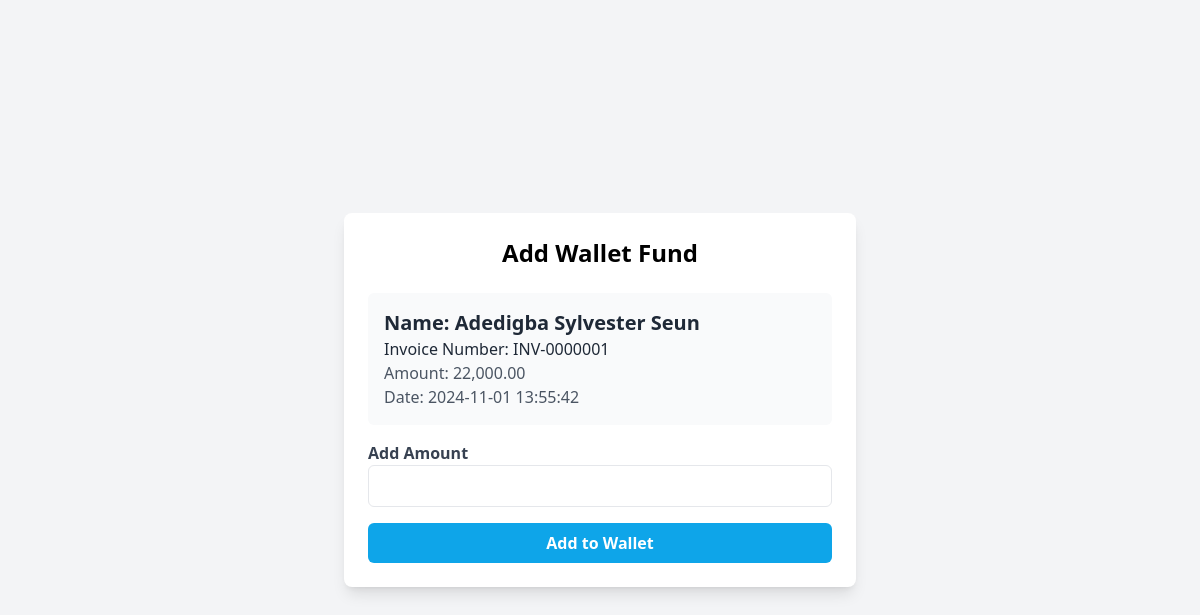
Page /portal/accounts/a_wallet.php?invoice_number=INV-0000001 (signed in) on the earlier database version.
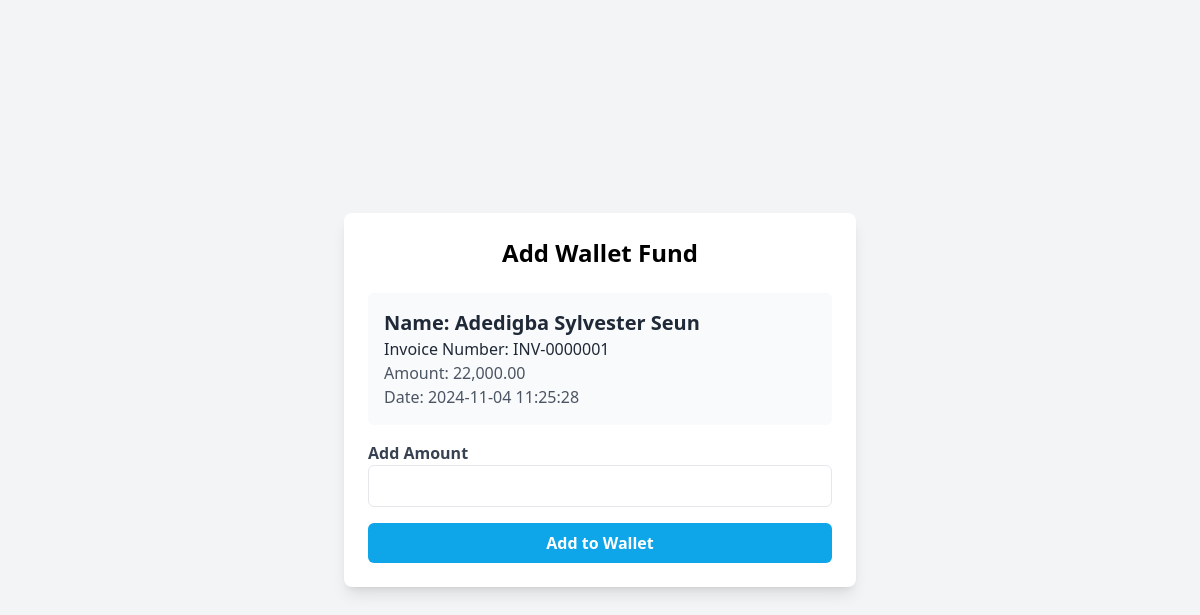
Same page on the later database version.
### tables this page shows
CREATE TABLE `applicants` (
  `applicant_id` int(11) NOT NULL,
  `reg_num` varchar(50) NOT NULL,
  `pwd` varchar(255) NOT NULL,
  `p_decr` varchar(255) NOT NULL,
  `w_amt` varchar(20) NOT NULL,
  `surname` varchar(50) DEFAULT NULL,
  `first_name` varchar(50) DEFAULT NULL,
  `middle_name` varchar(50) DEFAULT NULL,
  `email` varchar(100) DEFAULT NULL,
  `phone_number` varchar(15) DEFAULT NULL,
  `nationality` varchar(50) DEFAULT NULL,
  `sch_session` varchar(10) DEFAULT NULL,
  `invoice_number` varchar(50) NOT NULL,
  `course_id` int(10) NOT NULL,
  `p_status` varchar(20) NOT NULL,
  `a_date` timestamp NOT NULL DEFAULT current_timestamp() ON UPDATE current_timestamp(),
  `dob` varchar(20) NOT NULL,
  `sex` varchar(6) NOT NULL,
  `marital_status` varchar(10) NOT NULL,
  `hometown` varchar(100) NOT NULL,
  `a_address` text NOT NULL,
  `state_of_origin` varchar(100) NOT NULL,
  `contact_address` text NOT NULL
);

### portal/accounts/a_wallet.php (the view, shortened to what this page needs)
<?php
include('../conx.php');
$inv = $_GET['invoice_number'];
$sql = "SELECT * FROM applicants WHERE invoice_number = '$inv'";
$result = $conn->query($sql);
if ($result->num_rows > 0) {
    $data = $result->fetch_assoc();
    $course_id = $data['course_id'];
}
$sql2 = "SELECT * FROM courses where id = '$course_id'";
$result2 = $conn->query($sql2);
if ($result2->num_rows > 0) {
    $row = $result2->fetch_assoc();
    $f_amount = $row['f_amount'];
    $t_fee = $row['t_fee'];
    $total = $f_amount + $t_fee;
}
?>
<!DOCTYPE html>
<html lang="en">
<head>
    <link href="https://cdn.jsdelivr.net/npm/tailwindcss@2.2.19/dist/tailwind.min.css" rel="stylesheet">
    <script src="https://cdn.tailwindcss.com"></script>
    <script src="https://cdn.jsdelivr.net/npm/tailwindcss-jit-cdn@tailwindcss/latest/dist/tailwind.min.js"></script>
    <link rel="stylesheet" href="https://cdnjs.cloudflare.com/ajax/libs/font-awesome/6.6.0/css/all.min.css" />
</head>
<body class="bg-gray-100 flex items-center justify-center min-h-screen">
    <div class="w-full max-w-lg bg-white rounded-lg shadow-lg p-6">
        <h2 class="text-2xl font-bold text-center mb-6">Add Wallet Fund</h2>
        <div id="invoiceInfo" class="mb-4 p-4 bg-gray-50 rounded-md">
            <h3 class="text-xl font-semibold text-gray-800">Name: <?= $data['surname'] ?> <?= $data['first_name'] ?> <?= $data['middle_name'] ?></h3>
            <h3 class="text-gray-800">Invoice Number: <?php echo $inv; ?></h3>
            <p id="invoiceAmount" class="text-gray-600">Amount: <?php echo number_format($total,2); ?></p>
            <p id="invoiceDate" class="text-gray-600">Date: <?= $data['a_date'] ?></p>
        </div>
        <form id="walletForm" method="POST" action="add_wallet.php">
            <div class="mb-4">
                <label for="walletAmount" class="block text-gray-700 font-semibold">Add Amount</label>
                <input type="number" id="walletAmount" name="walletAmount" class="w-full px-3 py-2 border rounded-md focus:outline-none focus:ring-2 focus:ring-blue-400" min="1" required>
            </div>
            <button type="submit" class="w-full bg-sky-500 text-white font-semibold py-2 rounded-md hover:bg-sky-300 transition duration-200">Add to Wallet</button>
        </form>
    </div>
</body>
</html>

Differences in the rows shown:
changed applicants "Adedigba": a_date "2024-11-01 13:55:42" → "2024-11-04 11:25:28"
